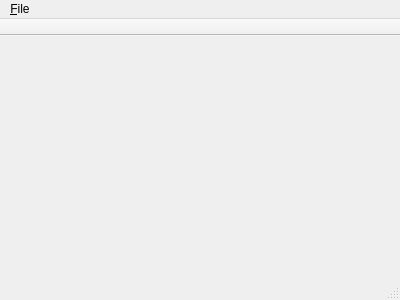
<?xml version="1.0" encoding="UTF-8"?>
<ui version="4.0">
 <class>MainWindow</class>
 <widget class="QMainWindow" name="MainWindow">
  <property name="geometry">
   <rect>
    <x>0</x>
    <y>0</y>
    <width>400</width>
    <height>300</height>
   </rect>
  </property>
  <property name="windowTitle">
   <string>Cuistax Data Viewer</string>
  </property>
  <widget class="QWidget" name="centralWidget"/>
  <widget class="QMenuBar" name="menuBar">
   <property name="geometry">
    <rect>
     <x>0</x>
     <y>0</y>
     <width>400</width>
     <height>22</height>
    </rect>
   </property>
   <widget class="QMenu" name="menuFile">
    <property name="title">
     <string>&amp;File</string>
    </property>
    <addaction name="actionOpenProject"/>
    <addaction name="separator"/>
    <addaction name="actionQuit"/>
   </widget>
   <addaction name="menuFile"/>
  </widget>
  <widget class="QToolBar" name="mainToolBar">
   <property name="movable">
    <bool>false</bool>
   </property>
   <attribute name="toolBarArea">
    <enum>TopToolBarArea</enum>
   </attribute>
   <attribute name="toolBarBreak">
    <bool>false</bool>
   </attribute>
  </widget>
  <widget class="QStatusBar" name="statusBar"/>
  <action name="actionQuit">
   <property name="text">
    <string>&amp;Quit</string>
   </property>
   <property name="toolTip">
    <string>Close Magnee Cuistax Data Viewer application</string>
   </property>
  </action>
  <action name="actionOpenProject">
   <property name="text">
    <string>&amp;Open project</string>
   </property>
   <property name="toolTip">
    <string>Open an existing project file</string>
   </property>
   <property name="shortcut">
    <string>Ctrl+O</string>
   </property>
  </action>
 </widget>
 <layoutdefault spacing="6" margin="11"/>
 <resources/>
 <connections/>
</ui>
